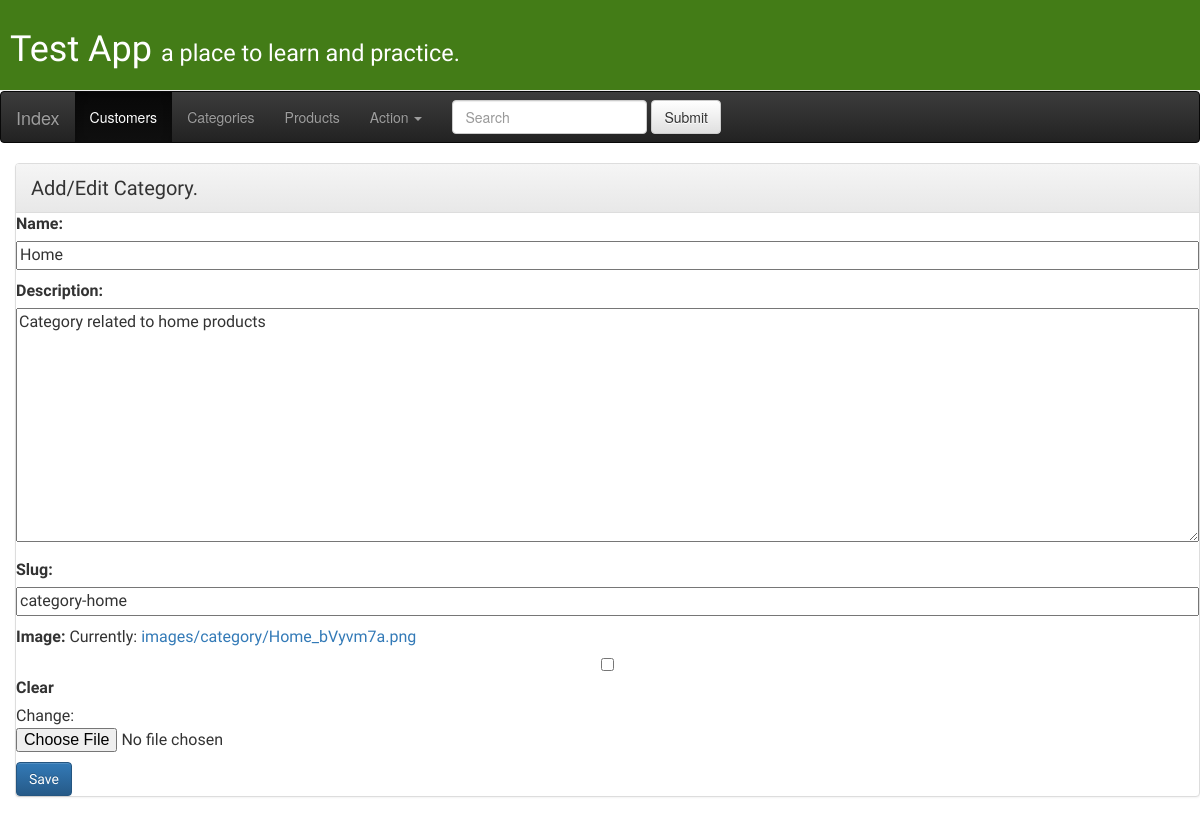
The page /category/9/edit/ on the database as committed earlier.
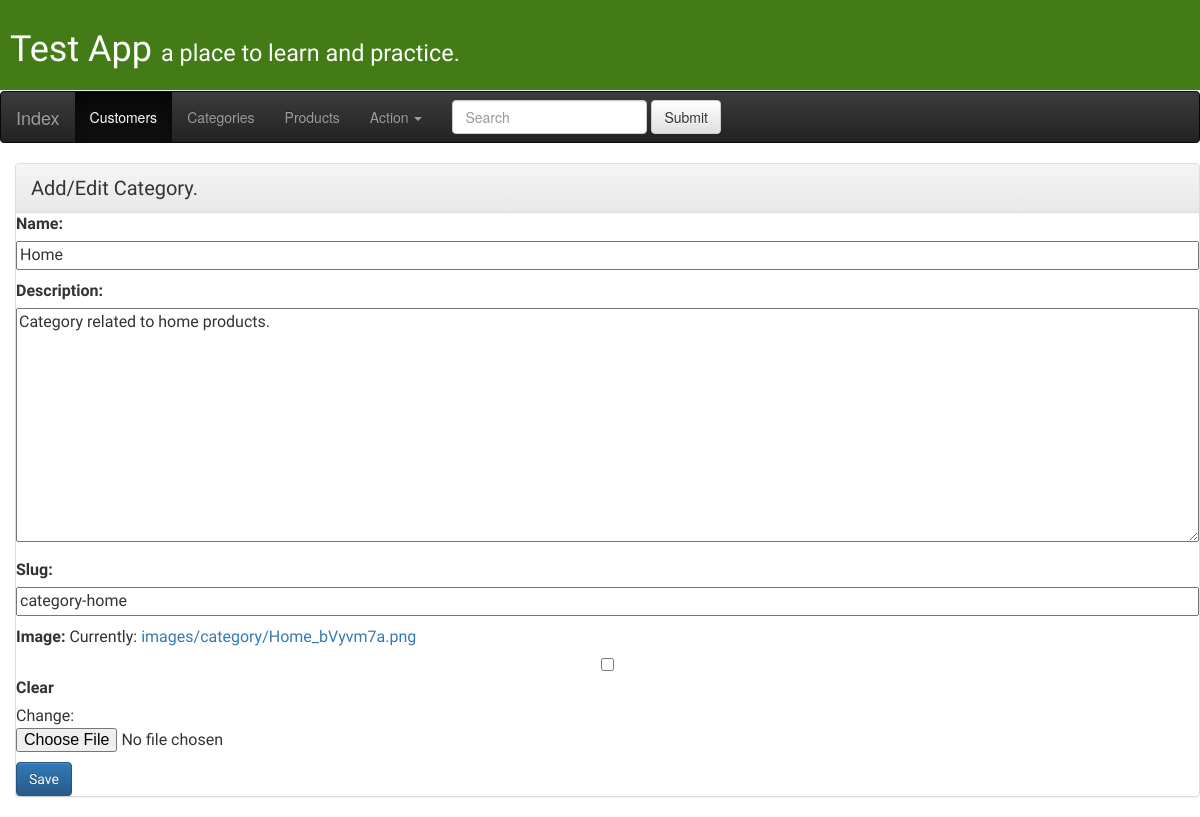
The same page on the database as committed later.
### app/models.py (models this page shows, shortened)
class Category(models.Model):
	name = models.CharField(max_length=20, unique=True)
	description = models.TextField()
	slug = models.SlugField(unique=True)
	image = models.ImageField(upload_to='images/category', blank=True, null=True)
	created_at = models.DateTimeField(blank=True, null=True)
	modified_at = models.DateTimeField(blank=True, null=True)

### app/views.py (the view)
# urls.py: url(r'^category/(?P<pk>[0-9]+)/edit/$', views.category_edit, name='category_edit'),
def category_edit(request, pk):
	category = get_object_or_404(Category, pk=pk)
	if request.method == "POST":
		form = CategoryForm(request.POST, request.FILES, instance=category)
		if form.is_valid():
			category = form.save(commit=False)
			category.modify()
			return redirect('category_detail', pk=category.pk)
	else:
		form = CategoryForm(instance=category)
	return render(request, 'app/category_edit.html', {'form': form})

### app/forms.py
class CategoryForm(forms.ModelForm):
	class Meta():
		model = Category
		fields = ('name', 'description', 'slug', 'image')

### app/templates/app/category_edit.html
{% extends 'app/base.html' %}
{% block context %}
<div class="panel panel-default">
  <div class="panel-heading">Add/Edit Category.
  </div>
<div>
<form method="POST" enctype="multipart/form-data" class="post-form">{% csrf_token %}
  {{ form.as_p }}
  <button type="submit" class="save btn btn-primary">Save</button>
</form>
</div>
</div>
{% endblock %}

Rows that differ between the two databases and show on the page:
changed Category "Home": description "Category related to home products" → "Category related to home products."
